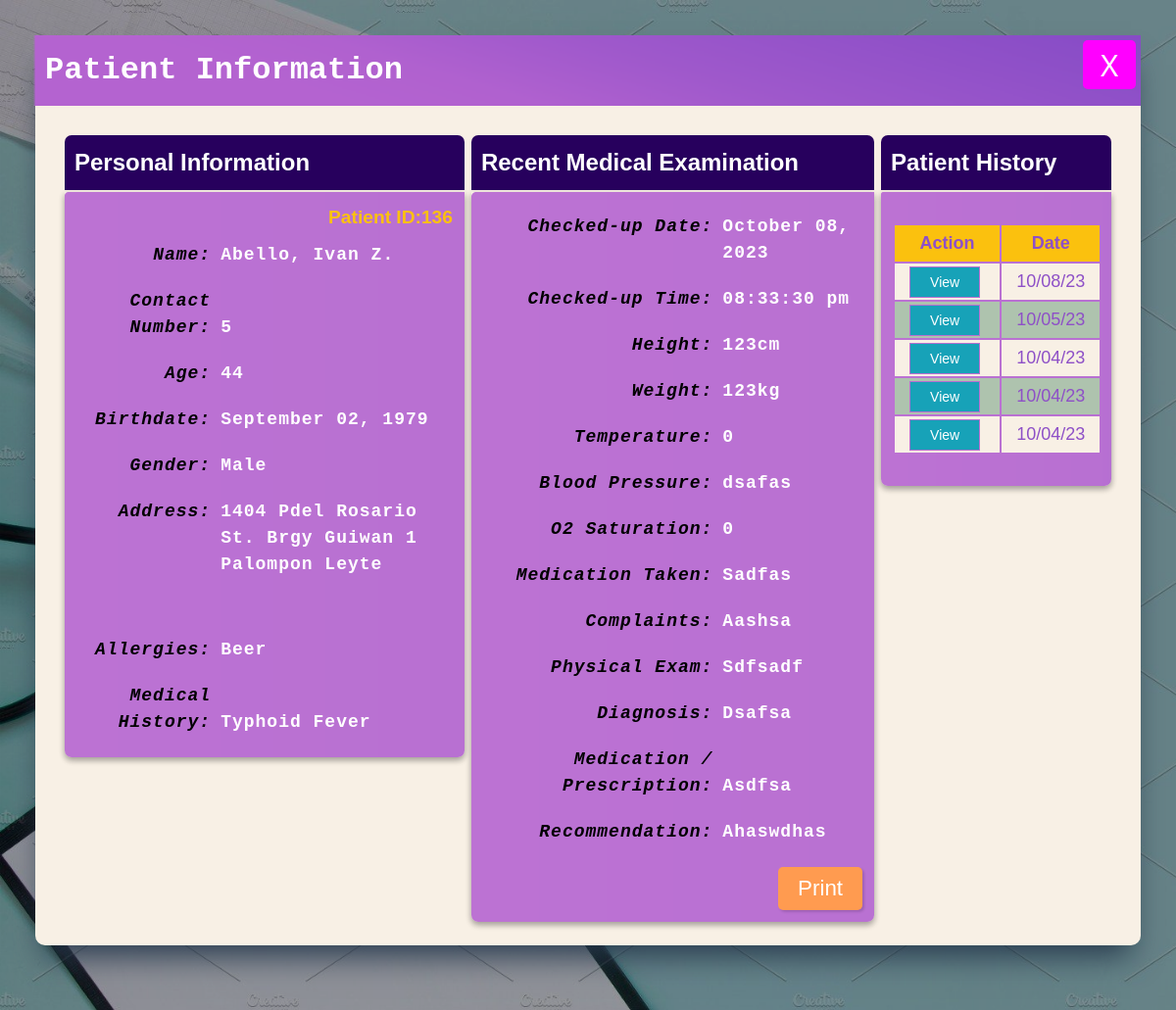
The page /patient_info.php?view_id=136 (signed in) on the database its author committed.
### tables this page shows
CREATE TABLE `personal_info` (
  `id` int(11) NOT NULL,
  `firstName` varchar(32) NOT NULL,
  `lastName` varchar(32) NOT NULL,
  `middleName` varchar(32) NOT NULL,
  `gender` varchar(11) NOT NULL,
  `age` bigint(32) NOT NULL,
  `contact` varchar(32) NOT NULL,
  `civil_status` varchar(32) NOT NULL,
  `religion` varchar(32) NOT NULL,
  `birthdate` date NOT NULL,
  `birthplace` varchar(32) NOT NULL,
  `occupation` varchar(32) NOT NULL,
  `address` varchar(255) NOT NULL
);

CREATE TABLE `medical_record` (
  `medical_record_id` int(11) NOT NULL,
  `id` int(11) NOT NULL,
  `height` varchar(11) NOT NULL,
  `weight` varchar(11) NOT NULL,
  `pulse` varchar(11) NOT NULL,
  `blood_pressure` varchar(11) NOT NULL,
  `respiratory_rate` varchar(11) NOT NULL,
  `allergies` varchar(100) NOT NULL,
  `findings` varchar(100) NOT NULL,
  `remarks` varchar(100) NOT NULL,
  `checked_up_date` date NOT NULL,
  `checked_up_time` time NOT NULL,
  `am_pm` varchar(11) NOT NULL,
  `temperature` float NOT NULL,
  `saturation` int(11) NOT NULL,
  `taken` varchar(300) NOT NULL,
  `complaints` varchar(300) NOT NULL,
  `history` varchar(300) NOT NULL,
  `medication` varchar(300) NOT NULL,
  `physical` varchar(100) NOT NULL,
  `recommendation` varchar(255) NOT NULL
);

### patient_info.php (the view, shortened to what the rows shown need)
<?php include "header.php"; ?>
<body id="patient_info" class="drawer drawer--right">
    <?php
    $view_id = $_GET['view_id'];
    if (isset( $_GET['view_history_id'])) {
        $view_history_id = $_GET['view_history_id'];
        global $connection,
        $firstName,
        $lastName,
        $middleName,
        $age,
        $gender,
        $contact,
        $birthdate,
        $address,
        $height,
        $pulse,
        $weight,
        $blood_pressure,
        $allergies,
        $findings,
        $checked_up_date,
        $checked_up_time,
        $am_pm,
        $temperature,
        $saturation,
        $taken,
        $complaints,
        $history,
        $medication,
        $physical,
        $recommendation;
        $query = "SELECT personal_info.*, medical_record.*
        FROM personal_info
        INNER JOIN medical_record ON personal_info.id = medical_record.id
        WHERE personal_info.id = $view_id AND medical_record.medical_record_id = $view_history_id";
      $result = mysqli_query($connection,$query);
        $result = mysqli_query($connection,$query);
        if ($result) {
               while ($row = mysqli_fetch_assoc($result)) {
                   $firstName = $row['firstName'];
                   $lastName = $row['lastName'];
                   $middleName = $row['middleName'];
                   $age = $row['age'];
                   $gender = $row['gender'];
                   $contact = $row['contact'];
                   $birthdate = $row['birthdate'];
                   $address = $row['address'];
                   $height = $row['height'];
                   $weight = $row['weight'];
                   $pulse = $row['pulse'];
                   $blood_pressure = $row['blood_pressure'];
                   $allergies = $row['allergies'];
                   $findings = $row['findings'];
                   $checked_up_date = $row['checked_up_date'];
                   $checked_up_time = $row['checked_up_time'];
                   $am_pm = $row['am_pm'];
                   $temperature = $row['temperature'];
                   $saturation = $row['saturation'];
                   $taken = $row['taken'];
                   $complaints = $row['complaints'];
                   $history = $row['history'];
                   $medication = $row['medication'];
                   $physical = $row['physical'];
                   $recommendation = $row['recommendation'];
             }
            }
    }
    else {
        displayRecentMedRec();
    }
                      ?>
	<div class="l_bg">
		<div class="l_container l_wrap clearfix">
			<div class="l_main_contents">
				<div class="l_card ">
					<div class="l_poster_area">
                    <h1 class="c_ttl_type01">Patient <br class="sp_show"> Information</h1>
                    <div class="l_right_content_inside_bg bg_none">
                                        <form action="" method="post" class="l_edit_form">
                                            <div class="l_info_container_main_container">
                                                <div class="">
                                                <h2 class="c_ttl_type02">Personal Information</h2>
                                                <div class="flex l_info_container c_update_personal_info_btn_relative">
                                                    <div class="l_personal_information">
                                                        <table class="c_personal_info_table">
                                                            <tr>
                                                                <td><p><?php echo $lastName.", ".$firstName. " " . substr($middleName, 0, 1). ".";?></p></td>
                                                            </tr>
                                                            <tr>
                                                                <td>Contact Number:</td>
                                                                <td><?php echo $contact?></td>
                                                            </tr>
                                                            <tr>
                                                                <td>Age:</td>
                                                                <td><?php echo $age?></td>
                                                            </tr>
                                                            <tr>
                                                                <td>Birthdate:</td>
                                                                <td><?php echo convertDate_index($birthdate) ?></td>
                                                            </tr>
                                                            <tr>
                                                                <td>Gender:</td>
                                                                <td><?php echo $gender?></td>
                                                            </tr>
                                                            <tr>
                                                                <td>Address:</td>
                                                                <td><?php echo $address?></td>
                                                            </tr>
                                                            <tr>
                                                                <td>Allergies:</td>
                                                                <td><?php echo $allergies?></td>
                                                            </tr>
                                                            <tr>
                                                                <td>Medical History:</td>
                                                                <td><?php echo $history?></td>
                                                            </tr>
                                                        </table>
                                                    </div>
                                                </div>
                                                </div>
                                                <div class="mat10 l_recent_med_exam" id="l_recent_med_exam">
                                                <h2 class="c_ttl_type02 ">Recent Medical Examination</h2>
                                                    <div class="flex l_info_container c_update_medical_record_btn_relative">
                                                    <table class="c_personal_info_table">
                                                            <tr>
                                                                <td>Checked-up Time:</td>
                                                                <td><?php echo $checked_up_time ." ".$am_pm?></td>
                                                            </tr>
                                                            <tr>
                                                                <td>Height:</td>
                                                                <td><?php echo $height?>cm</td>
                                                            </tr>
                                                            <tr>
                                                                <td>Weight:</td>
                                                                <td><?php echo $weight?>kg</td>
                                                            </tr>
                                                            <tr>
                                                                <td>Temperature:</td>
                                                                <td><?php echo $temperature?></td>
                                                            </tr>
                                                            <tr>
                                                                <td>Blood Pressure:</td>
                                                                <td><?php echo $blood_pressure?></td>
                                                            </tr>
                                                            <tr>
                                                                <td>O2 Saturation:</td>
                                                                <td><?php echo $saturation?></td>
                                                            </tr>
                                                            <tr>
                                                                <td>Medication Taken:</td>
                                                                <td><?php echo $taken?></td>
                                                            </tr>
                                                            <tr>
                                                                <td>Complaints:</td>
                                                                <td><?php echo $complaints?></td>
                                                            </tr>
                                                            <tr>
                                                                <td>Physical Exam:</td>
                                                                <td><?php echo $physical?></td>
                                                            </tr>
                                                            <tr>
                                                                <td>Diagnosis:</td>
                                                                <td><?php echo $findings?></td>
                                                            </tr>
                                                            <tr>
                                                                <td>Medication / Prescription:</td>
                                                                <td><?php echo $medication?></td>
                                                            </tr>
                                                            <tr>
                                                                <td>Recommendation:</td>
                                                                <td><?php echo $recommendation?></td>
                                                            </tr>
                                                        </table>
                                                    </div>
                                                </div>
                                                <div class=" l_recent_med_exam">
                                                <h2 class="c_ttl_type02 ">Patient History</h2>
                                                    <div class="flex l_info_container c_update_medical_record_btn_relative">
                                                            <div class="l_personal_information">
                                                            <div class="l_table_container">
                                                                <table class="c_table_type01">
                                                                    <tr>
                                                                        <th>Action</th>
                                                                        <th>Date</th>
                                                                    </tr>
                                                                    <?php
                                                                    $query = "SELECT * FROM medical_record WHERE id = $view_id
                                                                    ORDER BY checked_up_date desc, checked_up_time Desc";
                                                                    $result = mysqli_query($connection,$query);
                                                                    if(isset($result)) {
                                                                        while ($row = mysqli_fetch_assoc($result)) {
                                                                            $id = $row['medical_record_id'];
                                                                            $findings = $row['findings'];
                                                                            $checked_up_date = date("m/d/y", strtotime($row['checked_up_date']));
                                                                            $medication = $row['medication'];
                                                                            if ($findings && $medication) {
                                                                                echo "<tr>";
                                                                                echo "<td>
                                                                                <div class='operation_btn'>
                                                                                <button name='view_btn' class='c_view_btn c_view_history sp_hidden'><a href='patient_info.php?view_id=".$view_id."&view_history_id=".$id."'>View</a></button>
                                                                                <button name='view_btn' class='c_view_btn c_view_history sp_show'><a href='patient_info.php?view_id=".$view_id."&view_history_id=".$id."#l_recent_med_exam'>View</a></button>
                                                                                </div>
                                                                                </td>";
                                                                                echo "<td>".$checked_up_date."</td>";
                                                                                echo "</tr>";
                                                                            }
                                                                        }
                                                                    }
                                                                    ?>
                                                                </table>
                                                            </div>
                                                    </div>
                                                    </div>
                                                </div>
                                            </div>
                                        </form>
                                </div>
                    </div>
				</div>
			</div>
			</div>
		</div>
<?php
include "footer.php";
?>

### rows shown on the page
personal_info: lastName "Abello", firstName "Ivan", middleName "Z", contact "5", age "44", birthdate "September 02, 1979", gender "Male", address "1404 Pdel Rosario St. Brgy Guiwan 1 Palompon Leyte"
medical_record: allergies "Beer", history "Typhoid Fever", checked_up_time "08:33:30", am_pm "pm", height "123", weight "123", temperature "0", blood_pressure "dsafas", saturation "0", taken "Sadfas", complaints "Aashsa", physical "Sdfsadf", findings "Dsafsa", medication "Asdfsa", recommendation "Ahaswdhas", checked_up_date "10/08/23"
medical_record: checked_up_date "10/05/23"
medical_record: checked_up_date "10/04/23"
medical_record: checked_up_date "10/04/23"
medical_record: checked_up_date "10/04/23"

### other values the page prints
$view_id "136"
convertDate_index($checked_up_date) "October 08, 2023"
